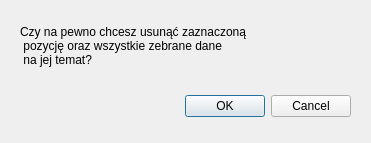
<?xml version="1.0" encoding="UTF-8"?>
<ui version="4.0">
 <class>CInfoWindow</class>
 <widget class="QDialog" name="CInfoWindow">
  <property name="geometry">
   <rect>
    <x>0</x>
    <y>0</y>
    <width>371</width>
    <height>143</height>
   </rect>
  </property>
  <property name="windowTitle">
   <string>Dialog</string>
  </property>
  <widget class="QDialogButtonBox" name="buttonBox">
   <property name="geometry">
    <rect>
     <x>10</x>
     <y>90</y>
     <width>341</width>
     <height>32</height>
    </rect>
   </property>
   <property name="orientation">
    <enum>Qt::Horizontal</enum>
   </property>
   <property name="standardButtons">
    <set>QDialogButtonBox::Cancel|QDialogButtonBox::Ok</set>
   </property>
  </widget>
  <widget class="QLabel" name="label">
   <property name="geometry">
    <rect>
     <x>20</x>
     <y>10</y>
     <width>321</width>
     <height>71</height>
    </rect>
   </property>
   <property name="text">
    <string>Czy na pewno chcesz usunąć zaznaczoną
 pozycję oraz wszystkie zebrane dane
 na jej temat?</string>
   </property>
  </widget>
 </widget>
 <resources/>
 <connections>
  <connection>
   <sender>buttonBox</sender>
   <signal>accepted()</signal>
   <receiver>CInfoWindow</receiver>
   <slot>accept()</slot>
   <hints>
    <hint type="sourcelabel">
     <x>248</x>
     <y>254</y>
    </hint>
    <hint type="destinationlabel">
     <x>157</x>
     <y>274</y>
    </hint>
   </hints>
  </connection>
  <connection>
   <sender>buttonBox</sender>
   <signal>rejected()</signal>
   <receiver>CInfoWindow</receiver>
   <slot>reject()</slot>
   <hints>
    <hint type="sourcelabel">
     <x>316</x>
     <y>260</y>
    </hint>
    <hint type="destinationlabel">
     <x>286</x>
     <y>274</y>
    </hint>
   </hints>
  </connection>
 </connections>
</ui>
